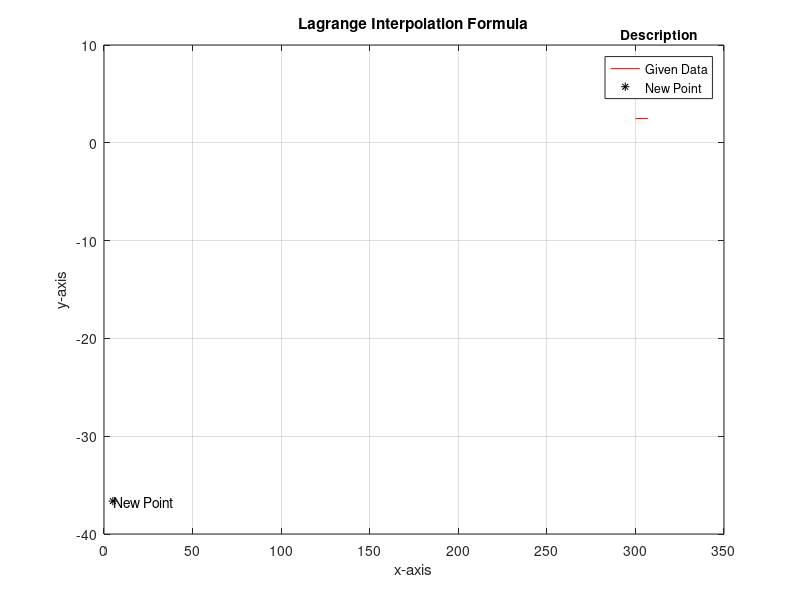

Reproduce this figure in MATLAB.
clear all
clc
A = [300, 304, 305, 307];
B = [2.4771, 2.4829, 2.4843, 2.4871];
l = length(B);
y = 0;
x = input("Enter a Point: ");
for iteration = 1 : l
   num = 1;
   denum = 1;
   for i = 1 : l
       if(iteration ~= i)
           num = num * (x - A(i));
           denum = denum * (A(iteration) - A(i));
       end
   end
   y = y + (num / denum) * B(iteration);
end
fprintf("Interpolated Value Using Lagrange Interpolation at (X = %d): %.4f\n", x, y); 
plot(A, B, 'red');
hold on
plot(x, y, 'black*')
xlabel('x-axis'); ylabel('y-axis')
title('Lagrange Interpolation Formula')
title(legend, 'Description')
legend('Given Data', 'New Point')
text(x + .2, y, 'New Point')
grid on
hold off
